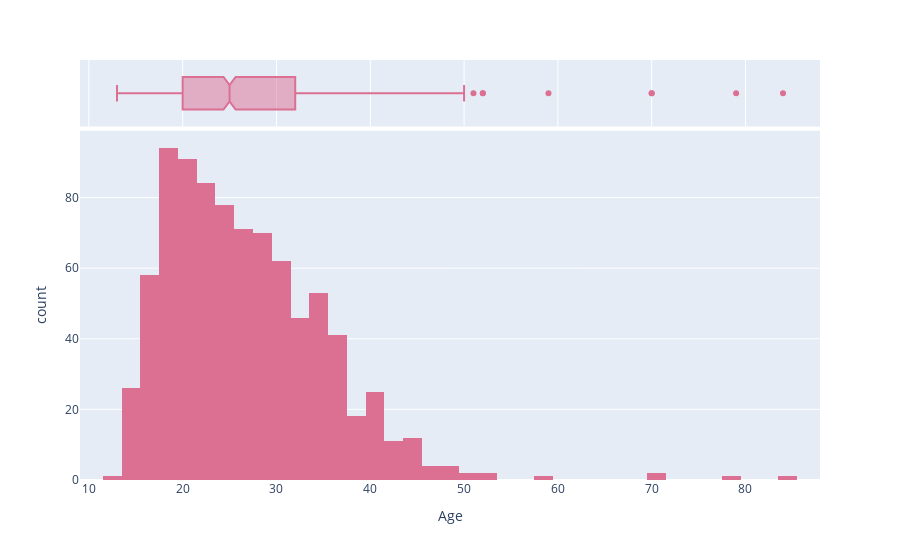

The cell this chart's notebook holds for it:
### Code cell
#histogram of age distribution
age_dist = px.histogram(imputed_data, x="Age", marginal="box", color_discrete_sequence=["palevioletred"])
age_dist.show()

### Figure 1 — Plotly figure (JSON) as saved in the notebook; plotly's stock layout.template omitted (floating-point values rounded to 4 significant figures; data arrays with more than 128 entries replaced by an {"elided": "..."} marker saying what was removed)
{"data": [{"alignmentgroup": "True", "bingroup": "x", "hovertemplate": "Age=%{x}<br>count=%{y}<extra></extra>", "legendgroup": "", "marker": {"color": "palevioletred", "pattern": {"shape": ""}}, "name": "", "offsetgroup": "", "orientation": "v", "showlegend": false, "type": "histogram", "x": {"elided": "858 int values"}, "xaxis": "x", "yaxis": "y"}, {"alignmentgroup": "True", "hovertemplate": "Age=%{x}<extra></extra>", "legendgroup": "", "marker": {"color": "palevioletred"}, "name": "", "notched": true, "offsetgroup": "", "showlegend": false, "type": "box", "x": {"elided": "858 int values"}, "xaxis": "x2", "yaxis": "y2"}], "layout": {"barmode": "relative", "legend": {"tracegroupgap": 0}, "margin": {"t": 60}, "xaxis": {"anchor": "y", "domain": [0, 1], "title": {"text": "Age"}}, "xaxis2": {"anchor": "y2", "domain": [0, 1], "matches": "x", "showgrid": true, "showticklabels": false}, "yaxis": {"anchor": "x", "domain": [0, 0.8316], "title": {"text": "count"}}, "yaxis2": {"anchor": "x2", "domain": [0.8416, 1], "matches": "y2", "showgrid": false, "showline": false, "showticklabels": false, "ticks": ""}}}
